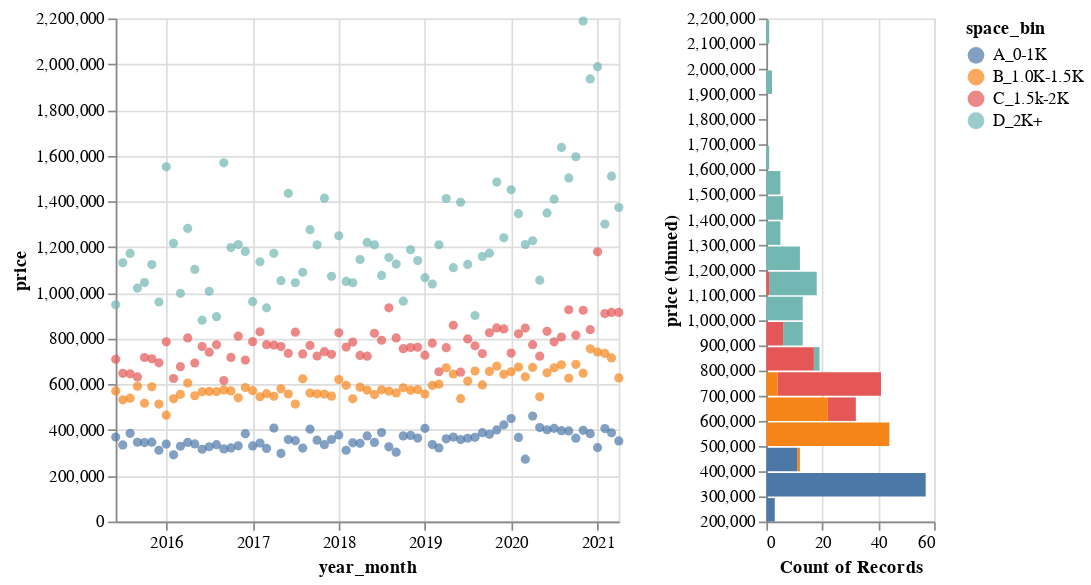

The notebook cell this image was saved under:
### Code cell
month_pmean = month_sale[['year_month','space_bin','price']].groupby(['year_month','space_bin'], as_index=False).mean()

month_smean = month_sale[['year_month','space_bin','pricePsqft']].groupby(['year_month','space_bin'], as_index=False).mean()


# month_sale = mls_data[['price','date','space_bin','year']]
chart1 = alt.Chart(month_pmean).mark_circle().encode(
    x='year_month:T',
    y='price:Q',
    color='space_bin:N'
).properties(
    height=300,
    width=300
)
# + base.transform_loess('year_month', 'y', groupby=['size']).mark_line(size=4)
#
chart2 = alt.Chart(month_pmean).mark_bar().encode(
    x='count()',
    y=alt.Y('price:Q',bin=alt.Bin(maxbins=30)),
    color='space_bin:N'
).properties(
    height=300,
    width=100
)

chart1 | chart2
# chart1 + chart1.transform_loess('year_month:T', 'price:Q',groupby=np.array(sqft_bins)).mark_line(size=4)

### Figure 1 — Vega-Lite specification as saved in the notebook (floating-point values rounded to 4 significant figures; data arrays with more than 128 entries replaced by an {"elided": "..."} marker saying what was removed)
{"config": {"view": {"continuousWidth": 400, "continuousHeight": 300}}, "hconcat": [{"mark": "circle", "encoding": {"color": {"field": "space_bin", "type": "nominal"}, "x": {"field": "year_month", "type": "temporal"}, "y": {"field": "price", "type": "quantitative"}}, "height": 300, "width": 300}, {"mark": "bar", "encoding": {"color": {"field": "space_bin", "type": "nominal"}, "x": {"aggregate": "count", "type": "quantitative"}, "y": {"bin": {"maxbins": 30}, "field": "price", "type": "quantitative"}}, "height": 300, "width": 100}], "data": {"name": "data-1cadba9fecedee7427cf379a2bada53f"}, "$schema": "https://vega.github.io/schema/vega-lite/v4.17.0.json", "datasets": {"data-1cadba9fecedee7427cf379a2bada53f": {"elided": "284 records"}}}
